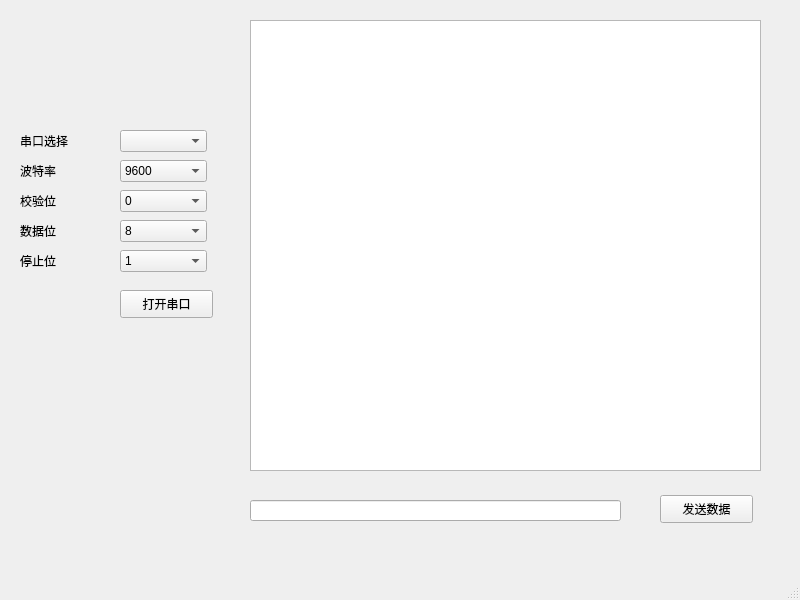
<?xml version="1.0" encoding="UTF-8"?>
<ui version="4.0">
 <class>MainWindow</class>
 <widget class="QMainWindow" name="MainWindow">
  <property name="geometry">
   <rect>
    <x>0</x>
    <y>0</y>
    <width>800</width>
    <height>600</height>
   </rect>
  </property>
  <property name="windowTitle">
   <string>MainWindow</string>
  </property>
  <widget class="QWidget" name="centralwidget">
   <widget class="QPushButton" name="openButton">
    <property name="geometry">
     <rect>
      <x>120</x>
      <y>290</y>
      <width>93</width>
      <height>28</height>
     </rect>
    </property>
    <property name="text">
     <string>打开串口</string>
    </property>
   </widget>
   <widget class="QLabel" name="label">
    <property name="geometry">
     <rect>
      <x>20</x>
      <y>250</y>
      <width>51</width>
      <height>21</height>
     </rect>
    </property>
    <property name="text">
     <string>停止位</string>
    </property>
   </widget>
   <widget class="QLabel" name="label_4">
    <property name="geometry">
     <rect>
      <x>20</x>
      <y>160</y>
      <width>51</width>
      <height>21</height>
     </rect>
    </property>
    <property name="text">
     <string>波特率</string>
    </property>
   </widget>
   <widget class="QLabel" name="label_3">
    <property name="geometry">
     <rect>
      <x>20</x>
      <y>190</y>
      <width>51</width>
      <height>21</height>
     </rect>
    </property>
    <property name="text">
     <string>校验位</string>
    </property>
   </widget>
   <widget class="QLabel" name="label_5">
    <property name="geometry">
     <rect>
      <x>20</x>
      <y>130</y>
      <width>71</width>
      <height>21</height>
     </rect>
    </property>
    <property name="text">
     <string>串口选择</string>
    </property>
   </widget>
   <widget class="QLabel" name="label_2">
    <property name="geometry">
     <rect>
      <x>20</x>
      <y>220</y>
      <width>51</width>
      <height>21</height>
     </rect>
    </property>
    <property name="text">
     <string>数据位</string>
    </property>
   </widget>
   <widget class="QComboBox" name="portBox">
    <property name="geometry">
     <rect>
      <x>120</x>
      <y>130</y>
      <width>87</width>
      <height>22</height>
     </rect>
    </property>
   </widget>
   <widget class="QComboBox" name="baundBox">
    <property name="geometry">
     <rect>
      <x>120</x>
      <y>160</y>
      <width>87</width>
      <height>22</height>
     </rect>
    </property>
    <item>
     <property name="text">
      <string>9600</string>
     </property>
    </item>
    <item>
     <property name="text">
      <string>4800</string>
     </property>
    </item>
    <item>
     <property name="text">
      <string>115200</string>
     </property>
    </item>
   </widget>
   <widget class="QComboBox" name="checkBox">
    <property name="geometry">
     <rect>
      <x>120</x>
      <y>190</y>
      <width>87</width>
      <height>22</height>
     </rect>
    </property>
    <item>
     <property name="text">
      <string>0</string>
     </property>
    </item>
   </widget>
   <widget class="QComboBox" name="dataBox">
    <property name="geometry">
     <rect>
      <x>120</x>
      <y>220</y>
      <width>87</width>
      <height>22</height>
     </rect>
    </property>
    <item>
     <property name="text">
      <string>8</string>
     </property>
    </item>
   </widget>
   <widget class="QComboBox" name="stopBox">
    <property name="geometry">
     <rect>
      <x>120</x>
      <y>250</y>
      <width>87</width>
      <height>22</height>
     </rect>
    </property>
    <item>
     <property name="text">
      <string>1</string>
     </property>
    </item>
    <item>
     <property name="text">
      <string>2</string>
     </property>
    </item>
   </widget>
   <widget class="QTextEdit" name="textEdit">
    <property name="geometry">
     <rect>
      <x>250</x>
      <y>20</y>
      <width>511</width>
      <height>451</height>
     </rect>
    </property>
   </widget>
   <widget class="QLineEdit" name="lineEdit">
    <property name="geometry">
     <rect>
      <x>250</x>
      <y>500</y>
      <width>371</width>
      <height>21</height>
     </rect>
    </property>
   </widget>
   <widget class="QPushButton" name="pushButton">
    <property name="geometry">
     <rect>
      <x>660</x>
      <y>495</y>
      <width>93</width>
      <height>28</height>
     </rect>
    </property>
    <property name="text">
     <string>发送数据</string>
    </property>
   </widget>
  </widget>
  <widget class="QMenuBar" name="menubar">
   <property name="geometry">
    <rect>
     <x>0</x>
     <y>0</y>
     <width>800</width>
     <height>26</height>
    </rect>
   </property>
  </widget>
  <widget class="QStatusBar" name="statusbar"/>
 </widget>
 <resources/>
 <connections/>
</ui>
